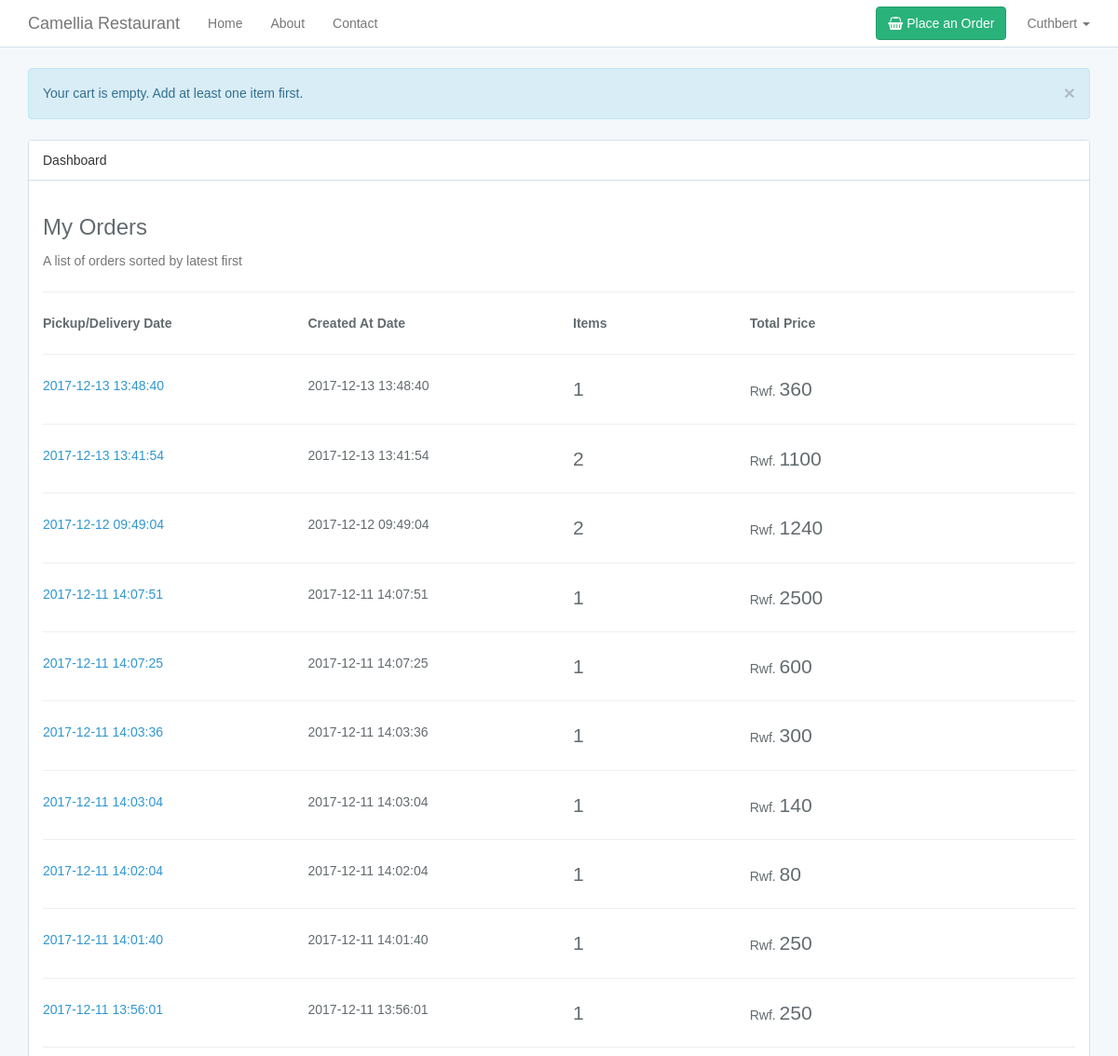
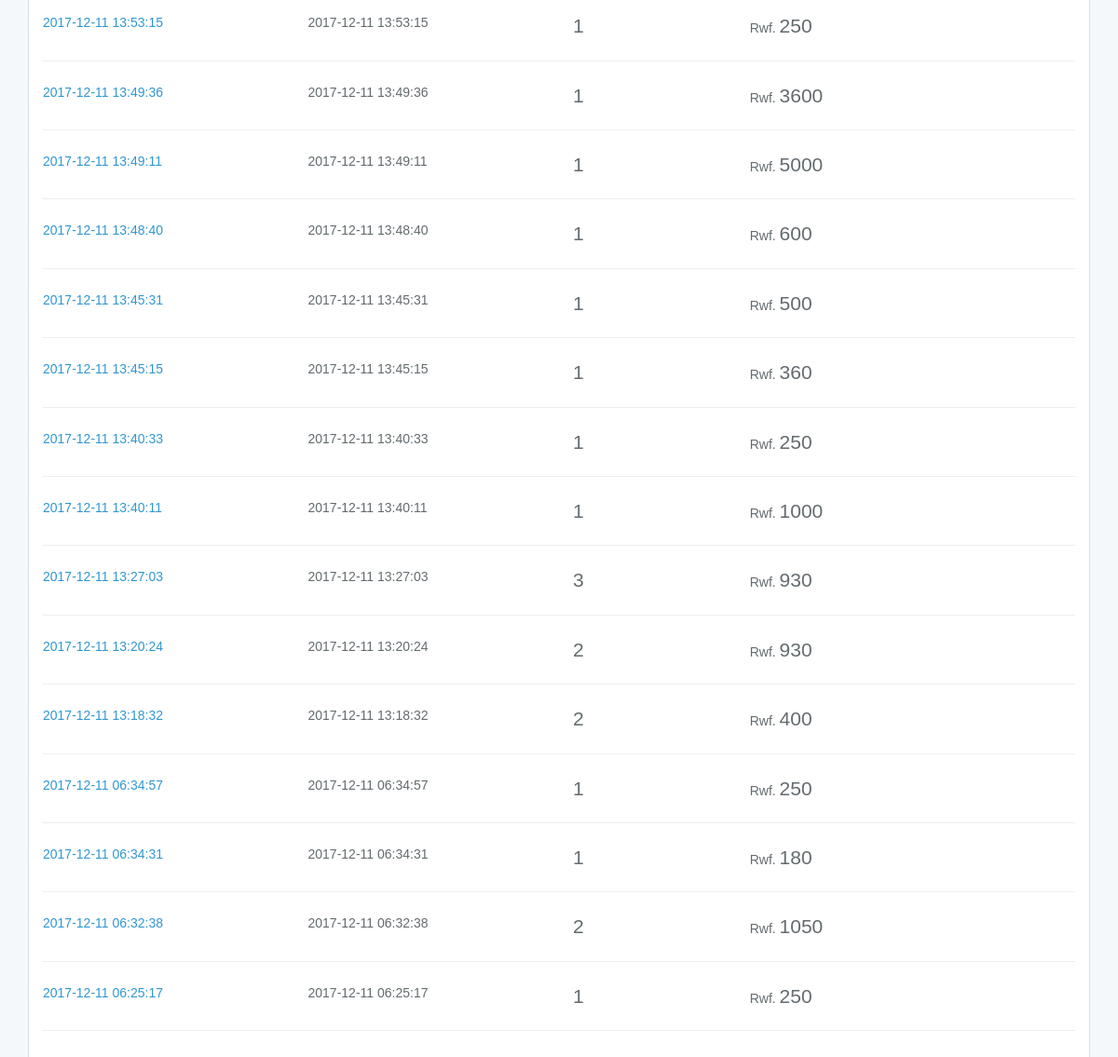
/dashboard.php (signed in), run on the app's committed database (2 pictures, top to bottom).
### tables this page shows
CREATE TABLE `orders` (
  `id` int(10) UNSIGNED NOT NULL,
  `user_id` int(10) UNSIGNED NOT NULL,
  `booked_at` timestamp NOT NULL DEFAULT CURRENT_TIMESTAMP,
  `expired_at` timestamp NULL DEFAULT NULL,
  `paid_at` timestamp NULL DEFAULT NULL,
  `created_at` timestamp NOT NULL DEFAULT CURRENT_TIMESTAMP,
  `updated_at` timestamp NOT NULL DEFAULT CURRENT_TIMESTAMP ON UPDATE CURRENT_TIMESTAMP
);

### helpers.php (called while the page is built, shortened)
<?php
if (!function_exists('route')) {
    function route($name)
    {
        return APP_URL . "/{$name}";
    }
}
if (!function_exists('auth_check')) {
    function auth_check()
    {
        if (isset($_SESSION['user'])) {
            return true;
        }
        return false;
    }
}
if (!function_exists('auth')) {
    function auth()
    {
        if (auth_check()) {
            return $_SESSION['user'];
        }
        return null;
    }
}

### functions.php (called while the page is built, shortened)
<?php
include_once "helpers.php";
if (!function_exists('orderTotal')) {
    function orderTotal($order)
    {
        global $con;
        $row = [];
        $stmt = $con->prepare("SELECT
                                        SUM(
                                            (
                                                `order_items`.`price` * `order_items`.`quantity`
                                            )
                                        ) AS `order_total`
                                    FROM
                                        `orders`
                                    INNER JOIN `order_items`
                                    WHERE
                                    `orders`.`id` = `order_items`.`order_id`
                                    AND `order_id` = ? LIMIT 1");
        $stmt->bind_param("i", $order);
        $stmt->execute();
        $result = $stmt->get_result();
        if ($result->num_rows == 1) {
            $row = $result->fetch_assoc();
        }
        return $row['order_total'];
    }
}
if (!function_exists('orderItemsCount')) {
    function orderItemsCount($order)
    {
        global $con;
        $row = [];
        $stmt = $con->prepare("SELECT
                                        COUNT(`order_items`.id) AS `order_items_count`
                                    FROM
                                        `orders`
                                    INNER JOIN `order_items`
                                    WHERE
                                    `orders`.`id` = `order_items`.`order_id`
                                    AND `order_id` = ? LIMIT 1");
        $stmt->bind_param("i", $order);
        $stmt->execute();
        $result = $stmt->get_result();
        if ($result->num_rows == 1) {
            $row = $result->fetch_assoc();
        }
        return $row['order_items_count'];
    }
}
if (!function_exists('userOrders')) {
    function userOrders($user = null)
    {
        global $con;
        $rows = [];
        $user = isset($user) ? $user : auth();
        $userId = isset($user['id']) ? $user['id'] : $user;
        $stmt = $con->prepare("SELECT * FROM `orders` WHERE `user_id` = ? ORDER BY `created_at` DESC");
        $stmt->bind_param("i", $userId);
        $stmt->execute();
        $result = $stmt->get_result();
        if ($result->num_rows > 0) {
            $rows = $result->fetch_all(MYSQLI_BOTH);
        }
        return $rows;
    }
}

### dashboard.php (the view, shortened to what this page needs)
<?php
include_once("helpers.php");
include_once("functions.php");
$orders = userOrders();
?>
<!DOCTYPE html>
<html lang="en">
<head>
    <?php include_once('partials/_head.php') ?>
</head>
<body>
<div id="app">
    <?php include_once('partials/_navigation.php') ?>
    <div class="container">
        <?php include_once('partials/_alerts.php') ?>
        <div class="panel panel-default">
            <div class="panel-heading">Dashboard</div>
            <div class="panel-body">
                <h3>My Orders</h3>
                <p class="text-muted">A list of orders sorted by latest first</p>
                <hr>
                <?php if (count($orders) > 0) { ?>
                    <div class="row hidden-xs">
                        <div class="col-sm-3">
                            <strong>Pickup/Delivery Date</strong>
                        </div>
                        <div class="col-sm-3">
                            <strong>Created At Date</strong>
                        </div>
                        <div class="col-sm-2">
                            <strong>Items</strong>
                        </div>
                        <div class="col-sm-2">
                            <strong>Total Price</strong>
                        </div>
                        <div class="col-sm-2">
                        </div>
                    </div>
                    <hr>
                    <?php foreach ($orders as $order) { ?>
                        <div class="row">
                            <div class="col-sm-3">
                                <a href="<?php echo route("user/order.php?order={$order['id']}") ?>">
                                    <?php echo $order['booked_at']; ?>
                                </a>
                            </div>
                            <div class="col-sm-3">
                                <?php echo $order['created_at']; ?>
                            </div>
                            <div class="col-sm-2">
                                <span class="lead"><?php echo orderItemsCount($order['id']); ?></span>
                            </div>
                            <div class="col-sm-2">
                                <?php echo APP_CURRENCY; ?>
                                <span class="lead"><?php echo orderTotal($order['id']); ?></span>
                            </div>
                            <div class="col-sm-2">
                            </div>
                        </div>
                        <hr>
                    <?php } ?>
                <?php } else { ?>
                    <p class="text-muted">No orders found.</p>
                <?php } ?>
            </div>
        </div>
    </div>
</div>
</body>
</html>

### data on the page
orders: booked_at "2017-12-13 13:48:40", created_at "2017-12-13 13:48:40", id "1", id "360"
orders: booked_at "2017-12-13 13:41:54", created_at "2017-12-13 13:41:54", id "2", id "1100"
orders: booked_at "2017-12-12 09:49:04", created_at "2017-12-12 09:49:04", id "2", id "1240"
orders: booked_at "2017-12-11 14:07:51", created_at "2017-12-11 14:07:51", id "1", id "2500"
orders: booked_at "2017-12-11 14:07:25", created_at "2017-12-11 14:07:25", id "1", id "600"
orders: booked_at "2017-12-11 14:03:36", created_at "2017-12-11 14:03:36", id "1", id "300"
orders: booked_at "2017-12-11 14:03:04", created_at "2017-12-11 14:03:04", id "1", id "140"
orders: booked_at "2017-12-11 14:02:04", created_at "2017-12-11 14:02:04", id "1", id "80"
orders: booked_at "2017-12-11 14:01:40", created_at "2017-12-11 14:01:40", id "1", id "250"
orders: booked_at "2017-12-11 13:56:01", created_at "2017-12-11 13:56:01", id "1", id "250"
orders: booked_at "2017-12-11 13:53:15", created_at "2017-12-11 13:53:15", id "1", id "250"
orders: booked_at "2017-12-11 13:49:36", created_at "2017-12-11 13:49:36", id "1", id "3600"
orders: booked_at "2017-12-11 13:49:11", created_at "2017-12-11 13:49:11", id "1", id "5000"
orders: booked_at "2017-12-11 13:48:40", created_at "2017-12-11 13:48:40", id "1", id "600"
orders: booked_at "2017-12-11 13:45:31", created_at "2017-12-11 13:45:31", id "1", id "500"
orders: booked_at "2017-12-11 13:45:15", created_at "2017-12-11 13:45:15", id "1", id "360"
orders: booked_at "2017-12-11 13:40:33", created_at "2017-12-11 13:40:33", id "1", id "250"
orders: booked_at "2017-12-11 13:40:11", created_at "2017-12-11 13:40:11", id "1", id "1000"
orders: booked_at "2017-12-11 13:27:03", created_at "2017-12-11 13:27:03", id "3", id "930"
orders: booked_at "2017-12-11 13:20:24", created_at "2017-12-11 13:20:24", id "2", id "930"
orders: booked_at "2017-12-11 13:18:32", created_at "2017-12-11 13:18:32", id "2", id "400"
orders: booked_at "2017-12-11 06:34:57", created_at "2017-12-11 06:34:57", id "1", id "250"
orders: booked_at "2017-12-11 06:34:31", created_at "2017-12-11 06:34:31", id "1", id "180"
orders: booked_at "2017-12-11 06:32:38", created_at "2017-12-11 06:32:38", id "2", id "1050"
orders: booked_at "2017-12-11 06:25:17", created_at "2017-12-11 06:25:17", id "1", id "250"

### other printed values
APP_NAME "Camellia Restaurant"
session_get('user', 'first_name') "Cuthbert"
session_pop('info') "Your cart is empty. Add at least one item first."
